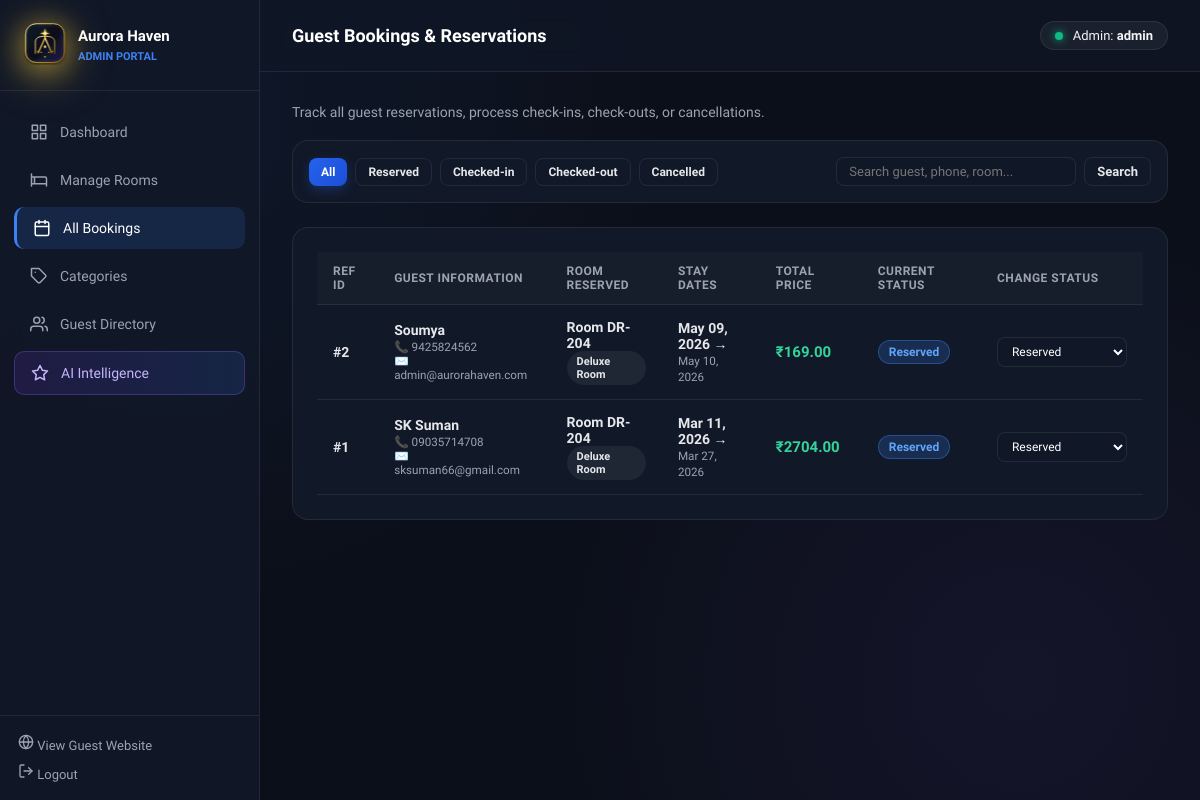
Before: /portal/bookings/ (signed in) with the older database file.
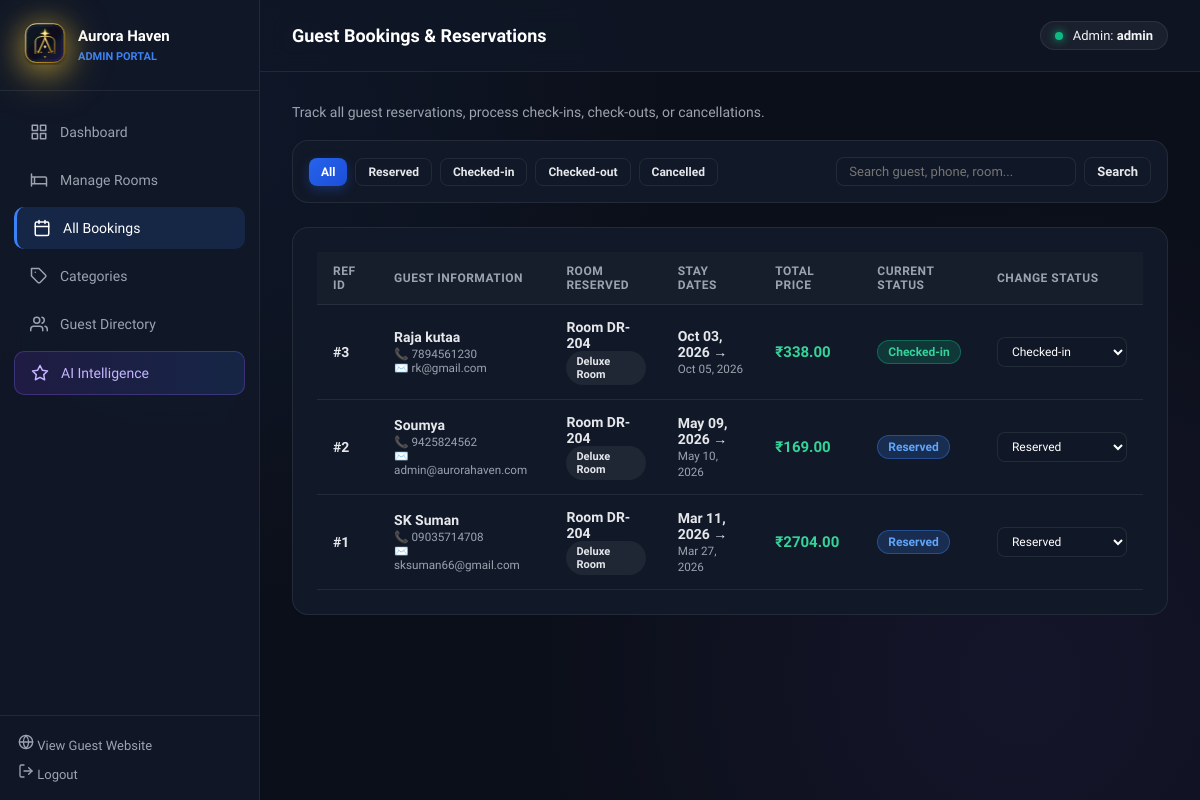
After: the same page with the newer database file.
### hotel/models.py (models this page shows, shortened)
class Booking(models.Model):
    guest = models.ForeignKey(Guest, on_delete=models.CASCADE, related_name="bookings")
    room = models.ForeignKey(Room, on_delete=models.CASCADE, related_name="bookings")
    check_in = models.DateField()
    check_out = models.DateField()
    total_price = models.DecimalField(max_digits=10, decimal_places=2)
    status = models.CharField(max_length=20, choices=BOOKING_STATUS_CHOICES, default="Reserved")
    created_at = models.DateTimeField(auto_now_add=True)

class Guest(models.Model):
    user = models.OneToOneField(User, on_delete=models.CASCADE, null=True, blank=True, related_name="guest_profile")
    name = models.CharField(max_length=120)
    phone = models.CharField(max_length=20)

class Room(models.Model):
    room_number = models.CharField(max_length=20, unique=True)
    category = models.ForeignKey(Category, on_delete=models.CASCADE, related_name="rooms")
    price = models.DecimalField(max_digits=10, decimal_places=2)
    description = models.TextField()
    image = models.TextField(help_text="Use a URL or a data URI for demo room images.")
    availability = models.BooleanField(default=True)

class Category(models.Model):
    name = models.CharField(max_length=100, unique=True)

### hotel/admin_views.py (the view, shortened to what this page needs)
# urls.py: path("portal/bookings/", admin_views.admin_bookings, name="admin_bookings"),
@login_required(login_url="login")
@user_passes_test(staff_check, login_url="login")
def admin_bookings(request):
    status_filter = request.GET.get("status", "")
    search_q = request.GET.get("search", "").strip()
    bookings_qs = Booking.objects.select_related("guest", "room", "room__category").all().order_by("-created_at")
    if status_filter:
        bookings_qs = bookings_qs.filter(status=status_filter)
    context = {
        "bookings": bookings_qs,
        "status_choices": BOOKING_STATUS_CHOICES,
        "selected_status": status_filter,
        "search_q": search_q,
    }
    return render(request, "hotel/admin/bookings.html", context)

### hotel/admin_views.py (called while the page is built)
def staff_check(user):
    return user.is_authenticated and (user.is_staff or user.is_superuser)

### hotel/templates/hotel/admin/bookings.html (shortened to what the changed rows need)
{% extends 'hotel/admin/base_admin.html' %}
{% block admin_content %}
<div class="admin-panel">
    <div style="overflow-x: auto;">
        <table class="admin-table">
            <thead>
                <tr>
                    <th>Ref ID</th>
                    <th>Guest Information</th>
                    <th>Room Reserved</th>
                    <th>Stay Dates</th>
                    <th>Total Price</th>
                    <th>Current Status</th>
                    <th>Change Status</th>
                </tr>
            </thead>
            <tbody>
                {% for b in bookings %}
                <tr>
                    <td><strong>#{{ b.id }}</strong></td>
                    <td>
                        <div><strong>{{ b.guest.name }}</strong></div>
                        <small style="color: var(--admin-muted);">📞 {{ b.guest.phone }}</small>
                        {% if b.guest.user.email %}
                            <small style="display: block; color: var(--admin-muted);">✉️ {{ b.guest.user.email }}</small>
                        {% endif %}
                    </td>
                    <td>
                        <div><strong>Room {{ b.room.room_number }}</strong></div>
                        <span class="status-badge" style="background: rgba(255,255,255,0.06); font-size: 11px;">{{ b.room.category.name }}</span>
                    </td>
                    <td>
                        <div><strong>{{ b.check_in|date:"M d, Y" }}</strong> &rarr;</div>
                        <small style="color: var(--admin-muted);">{{ b.check_out|date:"M d, Y" }}</small>
                    </td>
                    <td>
                        <strong style="color: #34d399; font-size: 15px;">₹{{ b.total_price }}</strong>
                    </td>
                    <td>
                        <span class="status-badge
                            {% if b.status == 'Reserved' %}badge-reserved
                            {% elif b.status == 'Checked-in' %}badge-checked-in
                            {% elif b.status == 'Checked-out' %}badge-checked-out
                            {% else %}badge-cancelled{% endif %}">
                            {{ b.status }}
                        </span>
                    </td>
                    <td>
                        <form method="POST" action="{% url 'admin_booking_status' b.id %}">
                            <select name="status" class="admin-form-select" style="padding: 6px 10px; font-size: 12px; width: 130px;" onchange="this.form.submit()">
                                <option value="Reserved" {% if b.status == 'Reserved' %}selected{% endif %}>Reserved</option>
                                <option value="Checked-in" {% if b.status == 'Checked-in' %}selected{% endif %}>Checked-in</option>
                            </select>
                        </form>
                    </td>
                </tr>
                {% empty %}
                <tr>
                    <td colspan="7" style="text-align: center; color: var(--admin-muted); padding: 40px;">
                        No bookings found for the selected filter.
                    </td>
                </tr>
                {% endfor %}
            </tbody>
        </table>
    </div>
</div>
{% endblock %}

Changed rows visible on the page:
added Booking: id "3", guest.name "Raja kutaa", guest.phone "7894561230", guest.user.email "rk@gmail.com", room.room_number "DR-204", room.category.name "Deluxe Room", check_in "Oct 03, 2026", check_out "Oct 05, 2026", total_price "338.00", status "Checked-in"
